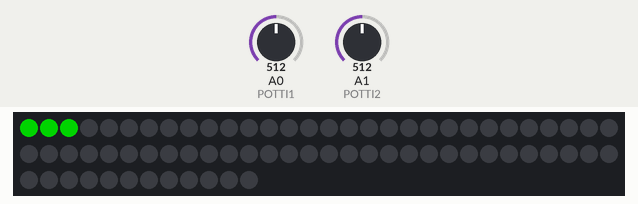
Recording of a sketch running on a simulated ATtiny85, built with avr-gcc and run on an emulated ATtiny85. Shown: 72 RGB LEDs in strip order, left to right, continuing on the next row. The inputs (shaded band) are chosen by the test bench; at power-on: A1 (POTTI2) = 512, A0 (POTTI1) = 512. Dim RGB values are drawn brighter than linear; random numbers use the default seed unless the sketch sets one.

Above: at 0.65 s.
1.3 s: A1 (POTTI2) set to 716
3.1 s: A1 (POTTI2) set to 900
5.7 s: A1 (POTTI2) set to 1023
Timing chart, 0 to 8.7 s (numbered marks = the images above; inputs shaded):
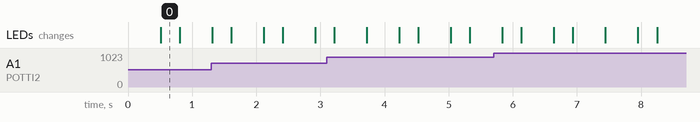

The sketch:

spine_advanced.ino
```cpp
#include <Adafruit_DotStar.h>

// Because conditional #includes don't work w/Arduino sketches...
#include <SPI.h>     // COMMENT OUT THIS LINE FOR GEMMA OR TRINKET
//#include <avr/power.h> // ENABLE THIS LINE FOR GEMMA OR TRINKET


// pins for UNO Controller
// 1 - potti 1
// 2 - potti 2
// 4 - DATA
// 5 - clock

// pins or Trinket Controller
// 1 - potti 1
// 2 - potti 2
// 4 - DATA
// 5 - clock


#define NUMPIXELS 72 // Number of LEDs in strip

// Here's how to control the LEDs from any two pins:
//#define DATAPIN    A0
//#define CLOCKPIN   A1
//#define POTTI1     1
//#define POTTI2     3

// pins for UNO Controller
#define DATAPIN    4
#define CLOCKPIN   5
#define POTTI1     A0
#define POTTI2     A1


Adafruit_DotStar strip = Adafruit_DotStar(
  NUMPIXELS, DATAPIN, CLOCKPIN, DOTSTAR_RGB);
// The last parameter is optional -- this is the color data order of the
// DotStar strip, which has changed over time in different production runs.
// Your code just uses R,G,B colors, the library then reassigns as needed.
// Default is DOTSTAR_BRG, so change this if you have an earlier strip.

// Hardware SPI is a little faster, but must be wired to specific pins
// (Arduino Uno = pin 11 for data, 13 for clock, other boards are different).
//Adafruit_DotStar strip = Adafruit_DotStar(NUMPIXELS, DOTSTAR_BRG);


// include some our tools
#include "MyTimer.h"


void setup() {

#if defined(__AVR_ATtiny85__) && (F_CPU == 16000000L)
  clock_prescale_set(clock_div_1); // Enable 16 MHz on Trinket
#endif

  strip.begin(); // Initialize pins for output
  strip.show();  // Turn all LEDs off ASAP

  //Serial.begin(9600);
}

// control parameter for the brightness
uint32_t max_brightness = 128;
uint32_t max_delay = 37;

// animation state
enum AnimationState
{
  LOADING,
  SIGNAL_DONE_LOADING,
  RUN_SPINE
} animation_state;

// pulse shape for the spine animation
const int puls_length = 12;
uint32_t colorf[puls_length] =
{
  1,
  60,
  128,
  255,
  200,
  160,
  128,
  80,
  60,
  40,
  10,
  1
};

// spine animation
int puls_position = -puls_length;


// blink animation
const int blinkTimeOn = 300; // in ms
const int blinkTimeOff = 500; // in ms
const int blinkNumber = 4;
//
int blinkCount = 0; // number of executed blinks
bool blinkState = false; // false ~ off, true ~on
int blinkBegin = 0;
int blinkEnd = NUMPIXELS;

MyTimer timer; // used by blink


// load animation
const int loadStateMin = 0; // minimal load level
int loadState = loadStateMin;
int loadStep = 3;
int maxLoadStep = 3;


void setPixel(uint16_t n, uint8_t value) {
    strip.setPixelColor(n,0,value,0);
}

void setPixel(int first, int last, uint8_t value) {
  for(int i = max(first,0); i < min(last, NUMPIXELS); ++i) {
    setPixel(i, value);
  }
}

void spineAnimation()
{


  if(++puls_position > NUMPIXELS) {
    setPixel(puls_position, 0); // off
    puls_position = -puls_length;
    delay(max(1,max_delay)*40+200);
  }

  for(int i = 0; i < puls_length; i++) {
    int x = puls_position + i + 1;
    if(x >= 0 && x < NUMPIXELS) {
      uint32_t c = map(colorf[12-i-1], 0, 255, 0, max_brightness);

      if(colorf[12-i-1] > 0) {
        c = max(1,c);
      }
      setPixel(x, c);
    }
  }

  setPixel(puls_position, 0); // off

  strip.show(); // Refresh strip

  float f = 1.0f - float(puls_position) / float(NUMPIXELS);
  int32_t d = int32_t(f*f*float(max_delay));
  delay(max(0,d));
}

void blinkAnimation()
{
  // turn on
  if(!blinkState && timer.getDuration() > blinkTimeOff) {
    blinkState = true;
    timer.reset();
    setPixel(blinkBegin, blinkEnd, max_brightness);
    blinkCount++; // count the on states
  }

  // turn off
  if(blinkState && timer.getDuration() > blinkTimeOn) {
    blinkState = false;
    timer.reset();
    setPixel(blinkBegin, blinkEnd, 0);
    blinkCount++;
  }
}


void loadAnimation()
{
  // blink the next pixels to be loaded
  blinkBegin = loadState;
  blinkEnd   = loadState + loadStep;

  if(blinkCount < 2*blinkNumber+1) {
    blinkAnimation();
  } else {
    loadState = min(loadState + loadStep, NUMPIXELS);
    loadStep = (int)random(1, maxLoadStep + 1);
    // reset the blink state
    blinkState = false;
    blinkCount = 0;
    timer.reset();
  }
}

void loop() {

  // read the control values
  int val = analogRead(POTTI2); // #3?
  //Serial.print(val);
  //Serial.print(", ");
  max_brightness = map(val, 0, 1023, 0, 255);

  int val2 = analogRead(POTTI1); // #1
  //Serial.println(val2);
  max_delay = map(val2, 0, 1023, 0, 60);

  //animation_state = RUN_SPINE;
  switch(animation_state)
  {
    case LOADING:
      loadAnimation();
      strip.show();
      if(loadState == NUMPIXELS) { // full
        animation_state = SIGNAL_DONE_LOADING;
      }
      break;
    case SIGNAL_DONE_LOADING:
      blinkBegin = 0;
      blinkEnd   = NUMPIXELS;
      blinkAnimation();
      strip.show();
      if(blinkCount > 2*blinkNumber+1) {
        animation_state = RUN_SPINE;
        timer.reset();
      }
      break;
    case RUN_SPINE:
      spineAnimation();
      if(timer.getDuration() > 15000 && puls_position == NUMPIXELS) {
        timer.reset();
        animation_state = LOADING;
        setPixel(0,NUMPIXELS,0);
        loadState = loadStateMin;
      }
      break;
    default: break; // should never happen
  }
}
```

MyTimer.h
```cpp
class MyTimer
{
private:
  unsigned long startTime;

public:
  MyTimer() {
    reset();
  }

  void reset() {
    startTime = millis();
  }

  int getDuration() {
    return millis() - startTime;
  }
};
```
